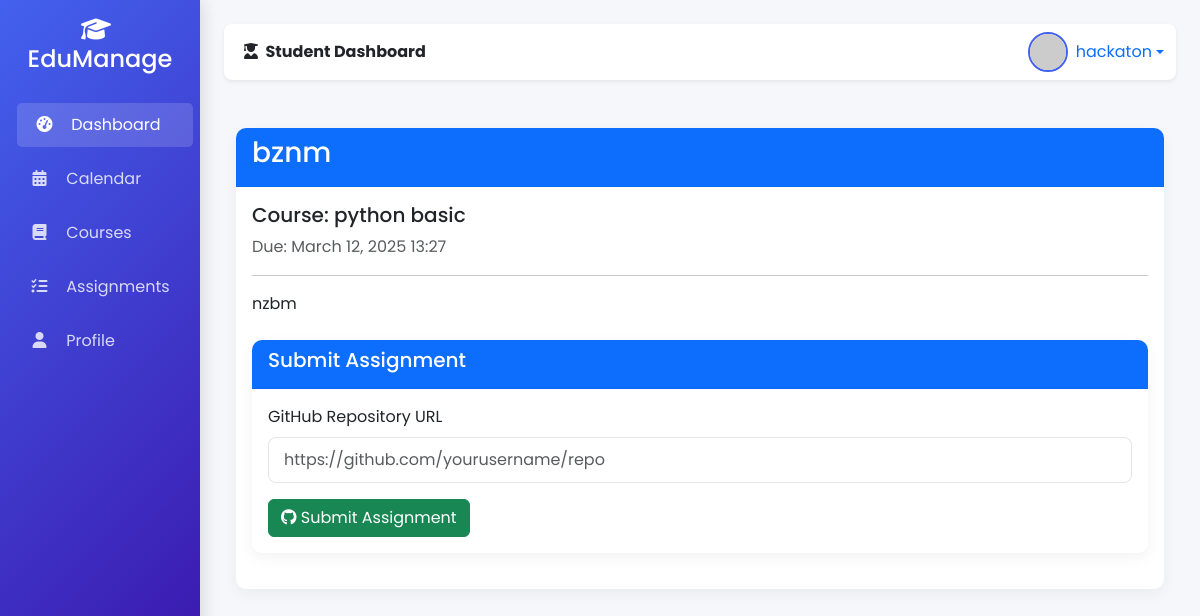
The app's page /assignments/2/ (signed in) with its own data.
### core/models.py (models this page shows, shortened)
class User(AbstractUser):
    is_faculty = models.BooleanField(default=False)
    is_student = models.BooleanField(default=False)
    profile_pic = models.ImageField(upload_to='profile_pics/', blank=True, null=True)
    first_name = models.CharField(max_length=30, blank=False)
    student_class = models.ForeignKey(Class, on_delete=models.SET_NULL, null=True, blank=True)
    last_name = models.CharField(max_length=30, blank=False)
    department = models.CharField(max_length=100, blank=True, null=True)
    designation = models.CharField(max_length=100, blank=True, null=True)

class Assignment(models.Model):
    course = models.ForeignKey(Course, on_delete=models.CASCADE)
    title = models.CharField(max_length=200)
    description = models.TextField()
    due_date = models.DateTimeField()
    max_marks = models.IntegerField()

class Course(models.Model):
    name = models.CharField(max_length=100)
    title = models.CharField(max_length=200)
    class_associated = models.ForeignKey(Class, on_delete=models.CASCADE)
    faculty = models.ForeignKey(User, on_delete=models.CASCADE)
    start_date = models.DateField()
    end_date = models.DateField()
    total_classes = models.IntegerField()

### core/views.py (the view, shortened to what this page needs)
# urls.py: path('assignments/<int:assignment_id>/', views.assignment_detail, name='assignment_detail'),
@login_required
def assignment_detail(request, assignment_id):
    assignment = get_object_or_404(Assignment, pk=assignment_id)
    submission = Submission.objects.filter(
        assignment=assignment,
        student=request.user
    ).first()
    if request.user.is_faculty:
        submissions = Submission.objects.filter(assignment=assignment)
        return render(request, 'faculty_assignment_detail.html', {
            'assignment': assignment,
            'submissions': submissions
        })
    return render(request, 'assignment_detail.html', {
        'assignment': assignment,
        'submission': submission
    })

### core/templates/assignment_detail.html (shortened to what this page needs)
{% extends 'base.html' %}
{% block content %}
<div class="container py-4">
    <div class="card">
        <div class="card-header bg-primary text-white">
            <h3>{{ assignment.title }}</h3>
        </div>
        <div class="card-body">
            <h5>Course: {{ assignment.course.name }}</h5>
            <p class="text-muted">Due: {{ assignment.due_date|date:"F j, Y H:i" }}</p>
            <hr>
            <div class="assignment-description mb-4">
                {{ assignment.description|linebreaks }}
            </div>
            {% if submission %}
                <div class="submission-card card border-success mb-3">
                    <div class="card-header bg-success text-white">
                        <h5>Your Submission</h5>
                    </div>
                    <div class="card-body">
                        <p><strong>GitHub URL:</strong>
                            <a href="{{ submission.github_url }}" target="_blank">{{ submission.github_url }}</a>
                        </p>
                        <p><strong>Status:</strong> {{ submission.get_status_display }}</p>
                        {% if submission.ai_feedback %}
                        <div class="mt-3">
                            <h5>AI Feedback</h5>
                            <div class="feedback-content p-3 bg-light rounded">
                                {{ submission.ai_feedback|linebreaks }}
                            </div>
                        </div>
                        {% endif %}
                        {% if submission.marks %}
                        <div class="mt-3">
                            <h5>Marks: {{ submission.marks }}/100</h5>
                        </div>
                        {% endif %}
                    </div>
                </div>
            {% else %}
                <div class="submission-form card border-primary">
                    <div class="card-header bg-primary text-white">
                        <h5>Submit Assignment</h5>
                    </div>
                    <div class="card-body">
                        <form method="post" action="{% url 'assignment_detail' assignment.id %}">
                            <div class="form-group mb-3">
                                <label for="github_url" class="form-label">GitHub Repository URL</label>
                                <input type="url" class="form-control" id="github_url"
                                       name="github_url" required
                                       placeholder="https://github.com/yourusername/repo">
                            </div>
                            <button type="submit" class="btn btn-success">
                                <i class="fab fa-github"></i> Submit Assignment
                            </button>
                        </form>
                    </div>
                </div>
            {% endif %}
        </div>
    </div>
</div>
{% endblock %}

### core/templates/base.html (shortened to what this page needs)
<!DOCTYPE html>
<html lang="en">
<head>
    <link href="https://cdn.jsdelivr.net/npm/bootstrap@5.3.0/dist/css/bootstrap.min.css" rel="stylesheet">
    <link rel="stylesheet" href="https://cdnjs.cloudflare.com/ajax/libs/font-awesome/6.4.0/css/all.min.css">
</head>
<body>
    <div class="container-fluid">
        <div class="row">
            <div class="col-md-3 col-lg-2 d-md-block sidebar collapse">
                <div class="position-sticky pt-3">
                    <div class="text-center mb-4">
                        <h4 class="text-white"><i class="fas fa-graduation-cap me-2"></i>EduManage</h4>
                    </div>
                    <ul class="nav flex-column">
                        <li class="nav-item">
                            <a class="nav-link active" href="{% url 'dashboard' %}">
                                <i class="fas fa-tachometer-alt"></i> Dashboard
                            </a>
                        </li>
                        <li class="nav-item">
                            <a class="nav-link" href="#">
                                <i class="fas fa-calendar-alt"></i> Calendar
                            </a>
                        </li>
                        <li class="nav-item">
                            <a class="nav-link" href="#">
                                <i class="fas fa-book"></i> Courses
                            </a>
                        </li>
                        <li class="nav-item">
                            <a class="nav-link" href="#">
                                <i class="fas fa-tasks"></i> Assignments
                            </a>
                        </li>
                        <li class="nav-item">
                            <a class="nav-link" href="{% url 'profile' %}">
                                <i class="fas fa-user"></i> Profile
                            </a>
                        </li>
                    </ul>
                </div>
            </div>
            <main class="col-md-9 ms-sm-auto col-lg-10 px-md-4 py-4">
                <nav class="navbar navbar-expand-lg navbar-light bg-white rounded-3 shadow-sm mb-4">
                    <div class="container-fluid">
                        <div class="collapse navbar-collapse" id="navbarNav">
                            <ul class="navbar-nav me-auto">
                                <li class="nav-item">
                                    <span class="nav-link text-dark fw-bold">
                                        <i class="fas fa-user-graduate me-1"></i>
                                        {% if user.is_faculty %}Faculty{% else %}Student{% endif %} Dashboard
                                    </span>
                                </li>
                            </ul>
                            <div class="d-flex align-items-center">
                                {% if user.is_authenticated %}
                                <div class="dropdown">
                                    <a href="#" class="d-flex align-items-center text-decoration-none dropdown-toggle" id="dropdownUser" data-bs-toggle="dropdown">
                                        {% if user.profile_pic %}
                                        <img src="{{ user.profile_pic.url }}" class="user-avatar me-2">
                                        {% else %}
                                        <img src="https://ui-avatars.com/api/?name={{ user.get_full_name|default:user.username }}&background=random" class="user-avatar me-2">
                                        {% endif %}
                                        <span class="d-none d-md-inline">{{ user.get_full_name|default:user.username }}</span>
                                    </a>
                                </div>
                                {% else %}
                                <a href="{% url 'login' %}" class="btn btn-outline-primary">
                                    <i class="fas fa-sign-in-alt me-1"></i> Login
                                </a>
                                {% endif %}
                            </div>
                        </div>
                    </div>
                </nav>
                {% block content %}{% endblock %}
            </main>
        </div>
    </div>
</body>
</html>

### core/templates/base.html (style rules this page uses)
:root { --primary: #4361ee; --primary-dark: #3a0ca3; --secondary: #f72585; --light: #f8f9fa; --dark: #212529; --success: #4bb543; --warning: #ffcc00; --danger: #f44336; --gray: #6c757d; }
body { font-family: 'Poppins', sans-serif; background-color: #f5f7fb; color: var(--dark); }
.sidebar { min-height: 100vh; background: linear-gradient(135deg, var(--primary), var(--primary-dark)); color: white; box-shadow: 5px 0 15px rgba(0,0,0,0.1); }
.sidebar .nav-link { color: rgba(255, 255, 255, 0.8); border-radius: 5px; margin: 5px 0; padding: 10px 15px; transition: all 0.3s; }
.sidebar .nav-link:hover, .sidebar .nav-link.active { color: white; background-color: rgba(255, 255, 255, 0.15); transform: translateX(5px); }
.sidebar .nav-link i { width: 25px; text-align: center; margin-right: 10px; }
.card { border: none; border-radius: 10px; box-shadow: 0 5px 15px rgba(0,0,0,0.05); transition: transform 0.3s, box-shadow 0.3s; margin-bottom: 20px; }
.card-header { background-color: white; border-bottom: 1px solid rgba(0,0,0,0.05); font-weight: 600; border-radius: 10px 10px 0 0 !important; }
.user-avatar { width: 40px; height: 40px; border-radius: 50%; object-fit: cover; border: 2px solid var(--primary); }
.form-control, .form-select { border-radius: 8px; padding: 10px 15px; border: 1px solid rgba(0,0,0,0.1); }

### records on screen
User: get_full_name "hackaton"
Assignment: title "bznm", course.name "python basic", due_date "March 12, 2025 13:27", description "nzbm"
